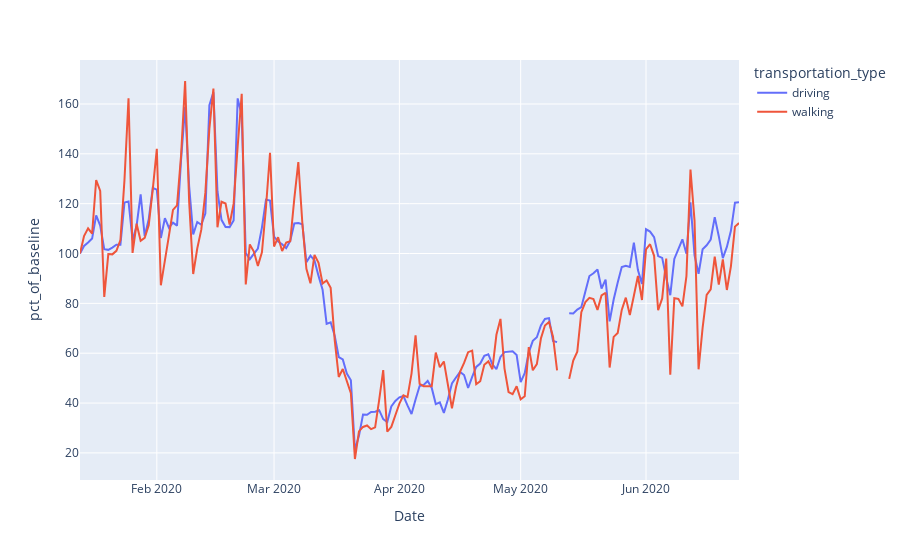

Here is the notebook cell this chart was saved with:
### Markdown cell above
Now we visualize the Data in Munich.
In the case of Munich, we notice the absence of transit mobility data. 
We also notice that the fluctuations are mostly constant untill the 8th  of march where they start dropping drastically untill the 21st. Afterwards the numbers start increasing.

### Code cell
import plotly.express as px
#Make list of any cities to plot
to_show = ["Munich"]

#Plot
df = mobility_cities_melted[mobility_cities_melted["region"].isin(to_show)]
fig = px.line(df, x="Date", y="pct_of_baseline", color="transportation_type",
              line_group="region", hover_name="region")
fig.show()

### Figure 1 — Plotly figure (JSON) as saved in the notebook; plotly's stock layout.template omitted (floating-point values rounded to 4 significant figures; data arrays with more than 128 entries replaced by an {"elided": "..."} marker saying what was removed)
{"data": [{"hovertemplate": "<b>%{hovertext}</b><br><br>transportation_type=driving<br>region=Munich<br>Date=%{x}<br>pct_of_baseline=%{y}<extra></extra>", "hovertext": {"elided": "167 str values"}, "legendgroup": "driving", "line": {"color": "#636efa", "dash": "solid"}, "mode": "lines", "name": "driving", "orientation": "v", "showlegend": true, "type": "scatter", "x": {"elided": "167 str values"}, "xaxis": "x", "y": {"elided": "167 mixed values"}, "yaxis": "y"}, {"hovertemplate": "<b>%{hovertext}</b><br><br>transportation_type=walking<br>region=Munich<br>Date=%{x}<br>pct_of_baseline=%{y}<extra></extra>", "hovertext": {"elided": "167 str values"}, "legendgroup": "walking", "line": {"color": "#EF553B", "dash": "solid"}, "mode": "lines", "name": "walking", "orientation": "v", "showlegend": true, "type": "scatter", "x": {"elided": "167 str values"}, "xaxis": "x", "y": {"elided": "167 mixed values"}, "yaxis": "y"}], "layout": {"legend": {"title": {"text": "transportation_type"}, "tracegroupgap": 0}, "margin": {"t": 60}, "xaxis": {"anchor": "y", "domain": [0, 1], "title": {"text": "Date"}}, "yaxis": {"anchor": "x", "domain": [0, 1], "title": {"text": "pct_of_baseline"}}}}
